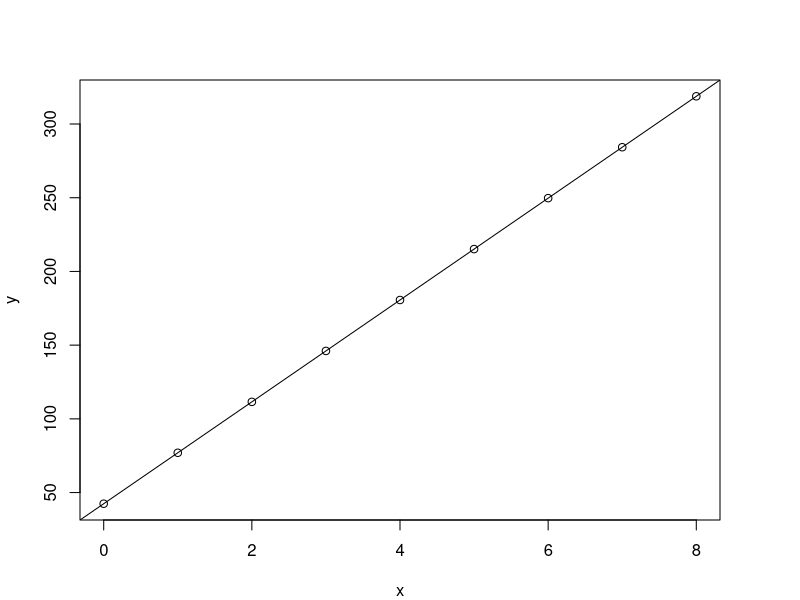

Write the R code that produced this figure.
## ---- chunk 1
knitr::opts_chunk$set(echo = TRUE)
## ---- chunk 2
# If I have data in R
# abline(lm(y ~ x, data = df), col = "red")

# Since I only have the output
x <- 0:8
y <-  42.441 + 34.544 * x
par(mar = c(4, 4, 4, 4))
plot(x,y)
abline(lm(y~x))
